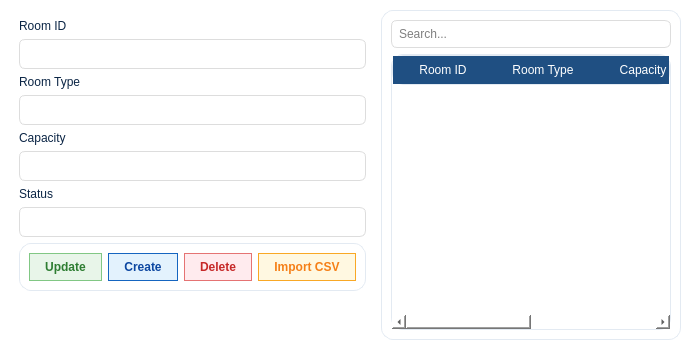
<?xml version="1.0" encoding="UTF-8"?>
<ui version="4.0">
 <class>EditContent</class>
 <widget class="QWidget" name="EditContent">
  <property name="styleSheet">
   <string notr="true">background-color: white;</string>
  </property>
  <layout class="QHBoxLayout" name="horizontalLayout">
   <property name="leftMargin"><number>10</number></property>
   <property name="topMargin"><number>10</number></property>
   <property name="rightMargin"><number>10</number></property>
   <property name="bottomMargin"><number>10</number></property>
   <item>
    <widget class="QWidget" name="formPanel" native="true">
     <layout class="QVBoxLayout" name="formLayout">
      <item>
       <widget class="QLabel" name="roomIDLabel">
        <property name="styleSheet"><string notr="true">color: #0B2545;</string></property>
        <property name="text"><string>Room ID</string></property>
       </widget>
      </item>
      <item>
       <widget class="QLineEdit" name="LineEditRoomID">
        <property name="styleSheet"><string notr="true">color: black; padding: 6px; border: 1px solid #ddd; border-radius: 6px;</string></property>
       </widget>
      </item>
      <item>
       <widget class="QLabel" name="roomTypeLabel">
        <property name="styleSheet"><string notr="true">color: #0B2545;</string></property>
        <property name="text"><string>Room Type</string></property>
       </widget>
      </item>
      <item>
       <widget class="QLineEdit" name="LineEditRoomType">
        <property name="styleSheet"><string notr="true">color: black; padding: 6px; border: 1px solid #ddd; border-radius: 6px;</string></property>
       </widget>
      </item>
      <item>
       <widget class="QLabel" name="capacityLabel">
        <property name="styleSheet"><string notr="true">color: #0B2545;</string></property>
        <property name="text"><string>Capacity</string></property>
       </widget>
      </item>
      <item>
       <widget class="QLineEdit" name="LineEditCapacity">
        <property name="styleSheet"><string notr="true">color: black; padding: 6px; border: 1px solid #ddd; border-radius: 6px;</string></property>
       </widget>
      </item>
      <item>
       <widget class="QLabel" name="statusLabel">
        <property name="styleSheet"><string notr="true">color: #0B2545;</string></property>
        <property name="text"><string>Status</string></property>
       </widget>
      </item>
      <item>
       <widget class="QLineEdit" name="LineEditStatus">
        <property name="styleSheet"><string notr="true">color: black; padding: 6px; border: 1px solid #ddd; border-radius: 6px;</string></property>
       </widget>
      </item>
      <item>
       <widget class="QFrame" name="btnFrame">
        <property name="styleSheet"><string notr="true">border-radius: 12px; border: 1px solid #E3EAF2;</string></property>
        <layout class="QHBoxLayout" name="btnLayout">
         <item>
          <widget class="QPushButton" name="btnUpdate">
           <property name="styleSheet"><string notr="true">QPushButton{background-color:#E8F5E9;border:1px solid #81C784;border-radius:15px;padding:6px 15px;color:#2E7D32;font-weight:500;}QPushButton:hover{background-color:#4CAF50;color:white;}</string></property>
           <property name="text"><string>Update</string></property>
          </widget>
         </item>
         <item>
          <widget class="QPushButton" name="btnCreate">
           <property name="styleSheet"><string notr="true">QPushButton{background-color:#E3F2FD;border:1px solid #1565C0;border-radius:15px;padding:6px 15px;color:#0D47A1;font-weight:500;}QPushButton:hover{background-color:#1E88E5;color:white;}</string></property>
           <property name="text"><string>Create</string></property>
          </widget>
         </item>
         <item>
          <widget class="QPushButton" name="btnDelete">
           <property name="styleSheet"><string notr="true">QPushButton{background-color:#FFEBEE;border:1px solid #E57373;border-radius:15px;padding:6px 15px;color:#C62828;font-weight:500;}QPushButton:hover{background-color:#EF5350;color:white;}</string></property>
           <property name="text"><string>Delete</string></property>
          </widget>
         </item>
         <item>
          <widget class="QPushButton" name="btnImportCSV">
           <property name="styleSheet"><string notr="true">QPushButton{background-color:#FFF8E1;border:1px solid #F9A825;border-radius:15px;padding:6px 15px;color:#F57F17;font-weight:500;}QPushButton:hover{background-color:#FBC02D;color:white;}</string></property>
           <property name="text"><string>Import CSV</string></property>
          </widget>
         </item>
        </layout>
       </widget>
      </item>
      <item>
       <spacer name="verticalSpacer">
        <property name="orientation"><enum>Qt::Vertical</enum></property>
        <property name="sizeHint" stdset="0"><size><width>20</width><height>40</height></size></property>
       </spacer>
      </item>
     </layout>
    </widget>
   </item>
   <item>
    <widget class="QFrame" name="tablePanel">
     <property name="minimumSize"><size><width>300</width><height>0</height></size></property>
     <property name="maximumSize"><size><width>16777215</width><height>16777215</height></size></property>
     <property name="styleSheet"><string notr="true">QFrame{background-color:white;border-radius:12px;border:1px solid #E3EAF2;}</string></property>
     <layout class="QVBoxLayout" name="tableLayout">
      <item>
       <widget class="QLineEdit" name="lineEditSearch">
        <property name="styleSheet"><string notr="true">color: black; padding: 5px; border: 1px solid #ddd; border-radius: 6px;</string></property>
        <property name="placeholderText"><string>Search...</string></property>
       </widget>
      </item>
      <item>
       <widget class="QTableWidget" name="tableWidget">
        <property name="maximumSize"><size><width>16777215</width><height>16777215</height></size></property>
        <property name="styleSheet"><string notr="true">QTableWidget{background-color:white;color:black;border:1px solid #E3EAF2;}QHeaderView::section{background-color:#1F4F82;color:white;padding:6px;border:none;}</string></property>
        <column><property name="text"><string>Room ID</string></property></column>
        <column><property name="text"><string>Room Type</string></property></column>
        <column><property name="text"><string>Capacity</string></property></column>
        <column><property name="text"><string>Status</string></property></column>
       </widget>
      </item>
     </layout>
    </widget>
   </item>
  </layout>
 </widget>
 <resources/>
 <connections/>
</ui>
